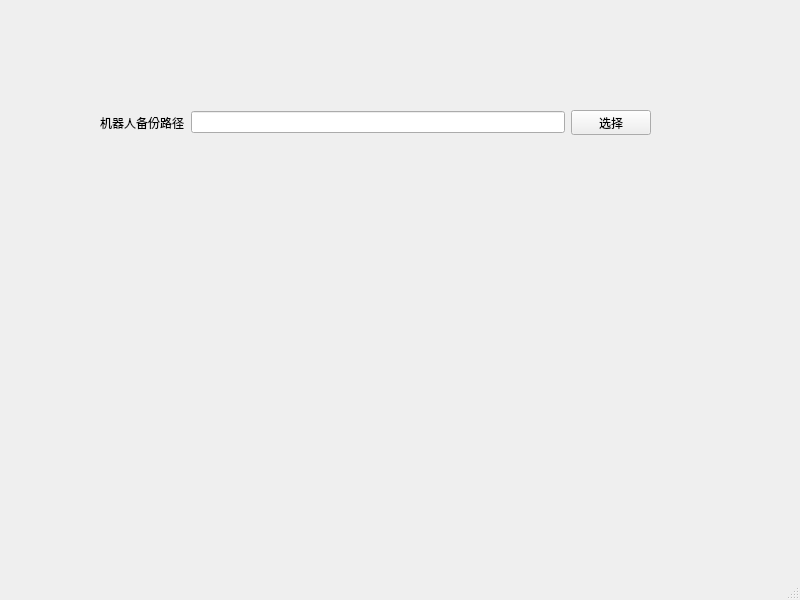
<?xml version="1.0" encoding="UTF-8"?>
<ui version="4.0">
 <class>MainWindow</class>
 <widget class="QMainWindow" name="MainWindow">
  <property name="geometry">
   <rect>
    <x>0</x>
    <y>0</y>
    <width>800</width>
    <height>600</height>
   </rect>
  </property>
  <property name="windowTitle">
   <string>MainWindow</string>
  </property>
  <widget class="QWidget" name="centralwidget">
   <widget class="QWidget" name="">
    <property name="geometry">
     <rect>
      <x>100</x>
      <y>110</y>
      <width>551</width>
      <height>25</height>
     </rect>
    </property>
    <layout class="QHBoxLayout" name="horizontalLayout">
     <item>
      <widget class="QLabel" name="label">
       <property name="text">
        <string>机器人备份路径</string>
       </property>
      </widget>
     </item>
     <item>
      <widget class="QLineEdit" name="lineEdit"/>
     </item>
     <item>
      <widget class="QPushButton" name="pushButton">
       <property name="text">
        <string>选择</string>
       </property>
      </widget>
     </item>
    </layout>
   </widget>
  </widget>
  <widget class="QMenuBar" name="menubar">
   <property name="geometry">
    <rect>
     <x>0</x>
     <y>0</y>
     <width>800</width>
     <height>23</height>
    </rect>
   </property>
  </widget>
  <widget class="QStatusBar" name="statusbar"/>
 </widget>
 <resources/>
 <connections/>
</ui>
